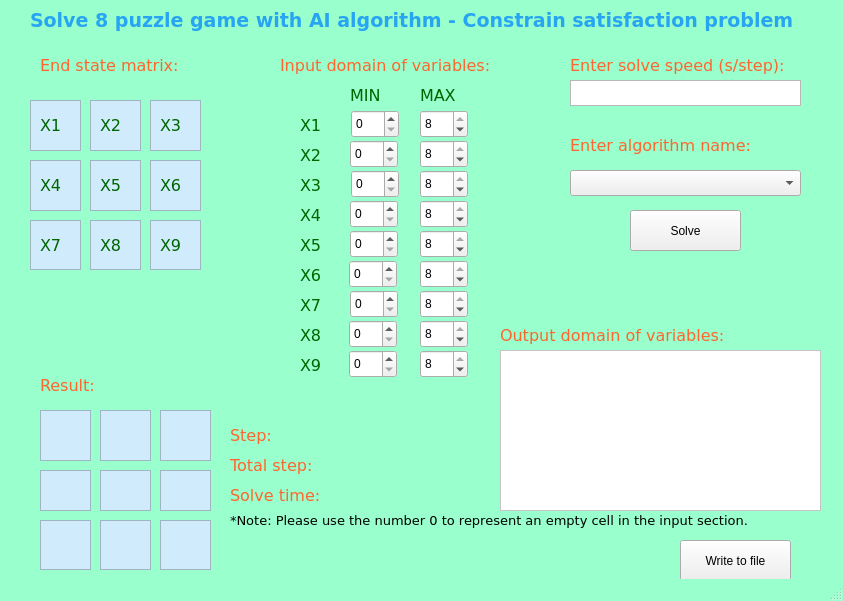
<?xml version="1.0" encoding="UTF-8"?>
<ui version="4.0">
 <class>MainWindow</class>
 <widget class="QMainWindow" name="MainWindow">
  <property name="geometry">
   <rect>
    <x>0</x>
    <y>0</y>
    <width>843</width>
    <height>601</height>
   </rect>
  </property>
  <property name="windowTitle">
   <string>Vo Le Khanh Duy - 23110196</string>
  </property>
  <property name="styleSheet">
   <string notr="true">QMainWindow{
	background-color: #99FFCC;
}</string>
  </property>
  <widget class="QWidget" name="centralwidget">
   <widget class="QLabel" name="lblEndState">
    <property name="geometry">
     <rect>
      <x>40</x>
      <y>50</y>
      <width>161</width>
      <height>31</height>
     </rect>
    </property>
    <property name="font">
     <font>
      <family>Verdana</family>
      <pointsize>12</pointsize>
     </font>
    </property>
    <property name="styleSheet">
     <string notr="true">QLabel{
	color: #FF652F;
}
</string>
    </property>
    <property name="text">
     <string>End state matrix:</string>
    </property>
   </widget>
   <widget class="QLabel" name="lblTitle">
    <property name="geometry">
     <rect>
      <x>30</x>
      <y>10</y>
      <width>791</width>
      <height>21</height>
     </rect>
    </property>
    <property name="font">
     <font>
      <family>Verdana</family>
      <pointsize>14</pointsize>
      <weight>75</weight>
      <bold>true</bold>
     </font>
    </property>
    <property name="styleSheet">
     <string notr="true">QLabel{
	color: #27A4F2;
}</string>
    </property>
    <property name="text">
     <string>Solve 8 puzzle game with AI algorithm - Constrain satisfaction problem</string>
    </property>
   </widget>
   <widget class="QPlainTextEdit" name="cell1">
    <property name="geometry">
     <rect>
      <x>30</x>
      <y>100</y>
      <width>51</width>
      <height>51</height>
     </rect>
    </property>
    <property name="font">
     <font>
      <family>Verdana</family>
      <pointsize>10</pointsize>
     </font>
    </property>
    <property name="styleSheet">
     <string notr="true">QPlainTextEdit{
	background-color: #CFEBFC;
	color: black
}</string>
    </property>
    <property name="readOnly">
     <bool>true</bool>
    </property>
   </widget>
   <widget class="QPlainTextEdit" name="cell2">
    <property name="geometry">
     <rect>
      <x>90</x>
      <y>100</y>
      <width>51</width>
      <height>51</height>
     </rect>
    </property>
    <property name="font">
     <font>
      <family>Verdana</family>
      <pointsize>10</pointsize>
     </font>
    </property>
    <property name="styleSheet">
     <string notr="true">QPlainTextEdit{
	background-color: #CFEBFC;
	color: black
}</string>
    </property>
    <property name="readOnly">
     <bool>true</bool>
    </property>
   </widget>
   <widget class="QPlainTextEdit" name="cell3">
    <property name="geometry">
     <rect>
      <x>150</x>
      <y>100</y>
      <width>51</width>
      <height>51</height>
     </rect>
    </property>
    <property name="font">
     <font>
      <family>Verdana</family>
      <pointsize>10</pointsize>
     </font>
    </property>
    <property name="styleSheet">
     <string notr="true">QPlainTextEdit{
	background-color: #CFEBFC;
	color: black
}</string>
    </property>
    <property name="readOnly">
     <bool>true</bool>
    </property>
   </widget>
   <widget class="QPlainTextEdit" name="cell4">
    <property name="geometry">
     <rect>
      <x>30</x>
      <y>160</y>
      <width>51</width>
      <height>51</height>
     </rect>
    </property>
    <property name="font">
     <font>
      <family>Verdana</family>
      <pointsize>10</pointsize>
     </font>
    </property>
    <property name="styleSheet">
     <string notr="true">QPlainTextEdit{
	background-color: #CFEBFC;
	color: black
}</string>
    </property>
    <property name="readOnly">
     <bool>true</bool>
    </property>
   </widget>
   <widget class="QPlainTextEdit" name="cell5">
    <property name="geometry">
     <rect>
      <x>90</x>
      <y>160</y>
      <width>51</width>
      <height>51</height>
     </rect>
    </property>
    <property name="font">
     <font>
      <family>Verdana</family>
      <pointsize>10</pointsize>
     </font>
    </property>
    <property name="styleSheet">
     <string notr="true">QPlainTextEdit{
	background-color: #CFEBFC;
	color: black
}</string>
    </property>
    <property name="readOnly">
     <bool>true</bool>
    </property>
   </widget>
   <widget class="QPlainTextEdit" name="cell6">
    <property name="geometry">
     <rect>
      <x>150</x>
      <y>160</y>
      <width>51</width>
      <height>51</height>
     </rect>
    </property>
    <property name="font">
     <font>
      <family>Verdana</family>
      <pointsize>10</pointsize>
     </font>
    </property>
    <property name="styleSheet">
     <string notr="true">QPlainTextEdit{
	background-color: #CFEBFC;
	color: black
}</string>
    </property>
    <property name="readOnly">
     <bool>true</bool>
    </property>
   </widget>
   <widget class="QPlainTextEdit" name="cell7">
    <property name="geometry">
     <rect>
      <x>30</x>
      <y>220</y>
      <width>51</width>
      <height>50</height>
     </rect>
    </property>
    <property name="font">
     <font>
      <family>Verdana</family>
      <pointsize>10</pointsize>
     </font>
    </property>
    <property name="styleSheet">
     <string notr="true">QPlainTextEdit{
	background-color: #CFEBFC;
	color: black
}</string>
    </property>
    <property name="readOnly">
     <bool>true</bool>
    </property>
   </widget>
   <widget class="QPlainTextEdit" name="cell8">
    <property name="geometry">
     <rect>
      <x>90</x>
      <y>220</y>
      <width>51</width>
      <height>50</height>
     </rect>
    </property>
    <property name="font">
     <font>
      <family>Verdana</family>
      <pointsize>10</pointsize>
     </font>
    </property>
    <property name="styleSheet">
     <string notr="true">QPlainTextEdit{
	background-color: #CFEBFC;
	color: black
}</string>
    </property>
   </widget>
   <widget class="QPlainTextEdit" name="cell9">
    <property name="geometry">
     <rect>
      <x>150</x>
      <y>220</y>
      <width>51</width>
      <height>50</height>
     </rect>
    </property>
    <property name="font">
     <font>
      <family>Verdana</family>
      <pointsize>10</pointsize>
     </font>
    </property>
    <property name="styleSheet">
     <string notr="true">QPlainTextEdit{
	background-color: #CFEBFC;
	color: black
}</string>
    </property>
    <property name="readOnly">
     <bool>true</bool>
    </property>
   </widget>
   <widget class="QPlainTextEdit" name="cell3_3">
    <property name="geometry">
     <rect>
      <x>160</x>
      <y>410</y>
      <width>51</width>
      <height>51</height>
     </rect>
    </property>
    <property name="font">
     <font>
      <family>Verdana</family>
      <pointsize>10</pointsize>
     </font>
    </property>
    <property name="styleSheet">
     <string notr="true">QPlainTextEdit{
	background-color: #CFEBFC;
	color: black
}</string>
    </property>
    <property name="readOnly">
     <bool>true</bool>
    </property>
   </widget>
   <widget class="QPlainTextEdit" name="cell7_3">
    <property name="geometry">
     <rect>
      <x>40</x>
      <y>520</y>
      <width>51</width>
      <height>50</height>
     </rect>
    </property>
    <property name="font">
     <font>
      <family>Verdana</family>
      <pointsize>10</pointsize>
     </font>
    </property>
    <property name="styleSheet">
     <string notr="true">QPlainTextEdit{
	background-color: #CFEBFC;
	color: black
}</string>
    </property>
    <property name="readOnly">
     <bool>true</bool>
    </property>
   </widget>
   <widget class="QPlainTextEdit" name="cell8_3">
    <property name="geometry">
     <rect>
      <x>100</x>
      <y>520</y>
      <width>51</width>
      <height>50</height>
     </rect>
    </property>
    <property name="font">
     <font>
      <family>Verdana</family>
      <pointsize>10</pointsize>
     </font>
    </property>
    <property name="styleSheet">
     <string notr="true">QPlainTextEdit{
	background-color: #CFEBFC;
	color: black
}</string>
    </property>
    <property name="readOnly">
     <bool>true</bool>
    </property>
   </widget>
   <widget class="QPlainTextEdit" name="cell9_3">
    <property name="geometry">
     <rect>
      <x>160</x>
      <y>520</y>
      <width>51</width>
      <height>50</height>
     </rect>
    </property>
    <property name="font">
     <font>
      <family>Verdana</family>
      <pointsize>10</pointsize>
     </font>
    </property>
    <property name="styleSheet">
     <string notr="true">QPlainTextEdit{
	background-color: #CFEBFC;
	color: black
}</string>
    </property>
    <property name="readOnly">
     <bool>true</bool>
    </property>
   </widget>
   <widget class="QPlainTextEdit" name="cell5_3">
    <property name="geometry">
     <rect>
      <x>100</x>
      <y>470</y>
      <width>51</width>
      <height>41</height>
     </rect>
    </property>
    <property name="font">
     <font>
      <family>Verdana</family>
      <pointsize>10</pointsize>
     </font>
    </property>
    <property name="styleSheet">
     <string notr="true">QPlainTextEdit{
	background-color: #CFEBFC;
	color: black
}</string>
    </property>
    <property name="readOnly">
     <bool>true</bool>
    </property>
   </widget>
   <widget class="QPlainTextEdit" name="cell4_3">
    <property name="geometry">
     <rect>
      <x>40</x>
      <y>470</y>
      <width>51</width>
      <height>41</height>
     </rect>
    </property>
    <property name="font">
     <font>
      <family>Verdana</family>
      <pointsize>10</pointsize>
     </font>
    </property>
    <property name="styleSheet">
     <string notr="true">QPlainTextEdit{
	background-color: #CFEBFC;
	color: black
}</string>
    </property>
    <property name="readOnly">
     <bool>true</bool>
    </property>
   </widget>
   <widget class="QPlainTextEdit" name="cell1_3">
    <property name="geometry">
     <rect>
      <x>40</x>
      <y>410</y>
      <width>51</width>
      <height>51</height>
     </rect>
    </property>
    <property name="font">
     <font>
      <family>Verdana</family>
      <pointsize>10</pointsize>
     </font>
    </property>
    <property name="styleSheet">
     <string notr="true">QPlainTextEdit{
	background-color: #CFEBFC;
	color: black
}</string>
    </property>
    <property name="readOnly">
     <bool>true</bool>
    </property>
   </widget>
   <widget class="QPlainTextEdit" name="cell2_3">
    <property name="geometry">
     <rect>
      <x>100</x>
      <y>410</y>
      <width>51</width>
      <height>51</height>
     </rect>
    </property>
    <property name="font">
     <font>
      <family>Verdana</family>
      <pointsize>10</pointsize>
     </font>
    </property>
    <property name="styleSheet">
     <string notr="true">QPlainTextEdit{
	background-color: #CFEBFC;
	color: black
}</string>
    </property>
    <property name="readOnly">
     <bool>true</bool>
    </property>
   </widget>
   <widget class="QPlainTextEdit" name="cell6_3">
    <property name="geometry">
     <rect>
      <x>160</x>
      <y>470</y>
      <width>51</width>
      <height>41</height>
     </rect>
    </property>
    <property name="font">
     <font>
      <family>Verdana</family>
      <pointsize>10</pointsize>
     </font>
    </property>
    <property name="styleSheet">
     <string notr="true">QPlainTextEdit{
	background-color: #CFEBFC;
	color: black
}</string>
    </property>
    <property name="readOnly">
     <bool>true</bool>
    </property>
   </widget>
   <widget class="QLabel" name="lblResult">
    <property name="geometry">
     <rect>
      <x>40</x>
      <y>370</y>
      <width>161</width>
      <height>31</height>
     </rect>
    </property>
    <property name="font">
     <font>
      <family>Verdana</family>
      <pointsize>12</pointsize>
     </font>
    </property>
    <property name="styleSheet">
     <string notr="true">QLabel{
	color: #FF652F;
}</string>
    </property>
    <property name="text">
     <string>Result:</string>
    </property>
   </widget>
   <widget class="QLabel" name="lblStep">
    <property name="geometry">
     <rect>
      <x>230</x>
      <y>420</y>
      <width>71</width>
      <height>31</height>
     </rect>
    </property>
    <property name="font">
     <font>
      <family>Verdana</family>
      <pointsize>12</pointsize>
     </font>
    </property>
    <property name="styleSheet">
     <string notr="true">QLabel{
	color: #FF652F;
}
</string>
    </property>
    <property name="text">
     <string>Step:</string>
    </property>
   </widget>
   <widget class="QPlainTextEdit" name="txtStep">
    <property name="geometry">
     <rect>
      <x>280</x>
      <y>420</y>
      <width>101</width>
      <height>31</height>
     </rect>
    </property>
    <property name="font">
     <font>
      <family>Verdana</family>
      <pointsize>10</pointsize>
     </font>
    </property>
    <property name="styleSheet">
     <string notr="true">QPlainTextEdit{
	background-color: transparent;
	color: black
}</string>
    </property>
    <property name="frameShape">
     <enum>QFrame::NoFrame</enum>
    </property>
    <property name="textInteractionFlags">
     <set>Qt::NoTextInteraction</set>
    </property>
   </widget>
   <widget class="QLabel" name="lblTotalStep">
    <property name="geometry">
     <rect>
      <x>230</x>
      <y>450</y>
      <width>101</width>
      <height>31</height>
     </rect>
    </property>
    <property name="font">
     <font>
      <family>Verdana</family>
      <pointsize>12</pointsize>
     </font>
    </property>
    <property name="styleSheet">
     <string notr="true">QLabel{
	color: #FF652F;
}</string>
    </property>
    <property name="text">
     <string>Total step:</string>
    </property>
   </widget>
   <widget class="QPlainTextEdit" name="txtTotalStep">
    <property name="geometry">
     <rect>
      <x>330</x>
      <y>450</y>
      <width>101</width>
      <height>31</height>
     </rect>
    </property>
    <property name="font">
     <font>
      <family>Verdana</family>
      <pointsize>10</pointsize>
     </font>
    </property>
    <property name="styleSheet">
     <string notr="true">QPlainTextEdit{
	background-color: transparent;
	color: black
}</string>
    </property>
    <property name="frameShape">
     <enum>QFrame::NoFrame</enum>
    </property>
    <property name="textInteractionFlags">
     <set>Qt::NoTextInteraction</set>
    </property>
   </widget>
   <widget class="QLabel" name="lblSolveTime">
    <property name="geometry">
     <rect>
      <x>230</x>
      <y>480</y>
      <width>101</width>
      <height>31</height>
     </rect>
    </property>
    <property name="font">
     <font>
      <family>Verdana</family>
      <pointsize>12</pointsize>
     </font>
    </property>
    <property name="styleSheet">
     <string notr="true">QLabel{
	color: #FF652F;
}</string>
    </property>
    <property name="text">
     <string>Solve time:</string>
    </property>
   </widget>
   <widget class="QPlainTextEdit" name="txtSolveTime">
    <property name="geometry">
     <rect>
      <x>330</x>
      <y>480</y>
      <width>161</width>
      <height>31</height>
     </rect>
    </property>
    <property name="font">
     <font>
      <family>Verdana</family>
      <pointsize>10</pointsize>
     </font>
    </property>
    <property name="styleSheet">
     <string notr="true">QPlainTextEdit{
	background-color: transparent;
	color: black
}</string>
    </property>
    <property name="frameShape">
     <enum>QFrame::NoFrame</enum>
    </property>
    <property name="textInteractionFlags">
     <set>Qt::NoTextInteraction</set>
    </property>
   </widget>
   <widget class="QPushButton" name="btnWriteToFile">
    <property name="geometry">
     <rect>
      <x>680</x>
      <y>540</y>
      <width>111</width>
      <height>41</height>
     </rect>
    </property>
    <property name="styleSheet">
     <string notr="true">/*QPushButton{
	background-color: #EEE2DC;
	border-radius: 10px;
}*/
QPushButton#writeToFile {
    background-color: #28A745;
}

QPushButton#writeToFile:hover {
    background-color: #218838;
}</string>
    </property>
    <property name="text">
     <string>Write to file</string>
    </property>
   </widget>
   <widget class="QLabel" name="lblNote">
    <property name="geometry">
     <rect>
      <x>230</x>
      <y>510</y>
      <width>551</width>
      <height>21</height>
     </rect>
    </property>
    <property name="font">
     <font>
      <family>Verdana</family>
      <pointsize>10</pointsize>
     </font>
    </property>
    <property name="text">
     <string>*Note: Please use the number 0 to represent an empty cell in the input section.</string>
    </property>
   </widget>
   <widget class="QLabel" name="lblStartState_3">
    <property name="geometry">
     <rect>
      <x>570</x>
      <y>50</y>
      <width>231</width>
      <height>31</height>
     </rect>
    </property>
    <property name="font">
     <font>
      <family>Verdana</family>
      <pointsize>12</pointsize>
     </font>
    </property>
    <property name="styleSheet">
     <string notr="true">QLabel{
	color: #FF652F;
}</string>
    </property>
    <property name="text">
     <string>Enter solve speed (s/step):</string>
    </property>
   </widget>
   <widget class="QPlainTextEdit" name="txtSolveSpeedPerStep">
    <property name="geometry">
     <rect>
      <x>570</x>
      <y>80</y>
      <width>231</width>
      <height>26</height>
     </rect>
    </property>
   </widget>
   <widget class="QPushButton" name="btnSolve">
    <property name="geometry">
     <rect>
      <x>630</x>
      <y>210</y>
      <width>111</width>
      <height>41</height>
     </rect>
    </property>
    <property name="styleSheet">
     <string notr="true">/*QPushButton{
	background-color: #EEE2DC;
	border-radius: 10px;
}*/
QPushButton#writeToFile {
    background-color: #28A745;
}

QPushButton#writeToFile:hover {
    background-color: #218838;
}</string>
    </property>
    <property name="text">
     <string>Solve</string>
    </property>
   </widget>
   <widget class="QComboBox" name="cbbAlgorithm">
    <property name="geometry">
     <rect>
      <x>570</x>
      <y>170</y>
      <width>231</width>
      <height>26</height>
     </rect>
    </property>
   </widget>
   <widget class="QLabel" name="lblStartState_4">
    <property name="geometry">
     <rect>
      <x>570</x>
      <y>130</y>
      <width>191</width>
      <height>31</height>
     </rect>
    </property>
    <property name="font">
     <font>
      <family>Verdana</family>
      <pointsize>12</pointsize>
     </font>
    </property>
    <property name="styleSheet">
     <string notr="true">QLabel{
	color: #FF652F;
}</string>
    </property>
    <property name="text">
     <string>Enter algorithm name:</string>
    </property>
   </widget>
   <widget class="QLabel" name="lblEndState_2">
    <property name="geometry">
     <rect>
      <x>280</x>
      <y>50</y>
      <width>231</width>
      <height>31</height>
     </rect>
    </property>
    <property name="font">
     <font>
      <family>Verdana</family>
      <pointsize>12</pointsize>
     </font>
    </property>
    <property name="styleSheet">
     <string notr="true">QLabel{
	color: #FF652F;
}
</string>
    </property>
    <property name="text">
     <string>Input domain of variables:</string>
    </property>
   </widget>
   <widget class="QLabel" name="lblEndState_3">
    <property name="geometry">
     <rect>
      <x>300</x>
      <y>110</y>
      <width>31</width>
      <height>31</height>
     </rect>
    </property>
    <property name="font">
     <font>
      <family>Verdana</family>
      <pointsize>12</pointsize>
     </font>
    </property>
    <property name="styleSheet">
     <string notr="true">QLabel{
	color: #006400;
}
</string>
    </property>
    <property name="text">
     <string>X1</string>
    </property>
   </widget>
   <widget class="QLabel" name="lblEndState_4">
    <property name="geometry">
     <rect>
      <x>300</x>
      <y>140</y>
      <width>31</width>
      <height>31</height>
     </rect>
    </property>
    <property name="font">
     <font>
      <family>Verdana</family>
      <pointsize>12</pointsize>
     </font>
    </property>
    <property name="styleSheet">
     <string notr="true">QLabel{
	color: #006400;
}
</string>
    </property>
    <property name="text">
     <string>X2</string>
    </property>
   </widget>
   <widget class="QLabel" name="lblEndState_5">
    <property name="geometry">
     <rect>
      <x>300</x>
      <y>170</y>
      <width>31</width>
      <height>31</height>
     </rect>
    </property>
    <property name="font">
     <font>
      <family>Verdana</family>
      <pointsize>12</pointsize>
     </font>
    </property>
    <property name="styleSheet">
     <string notr="true">QLabel{
	color: #006400;
}
</string>
    </property>
    <property name="text">
     <string>X3</string>
    </property>
   </widget>
   <widget class="QLabel" name="lblEndState_6">
    <property name="geometry">
     <rect>
      <x>300</x>
      <y>200</y>
      <width>31</width>
      <height>31</height>
     </rect>
    </property>
    <property name="font">
     <font>
      <family>Verdana</family>
      <pointsize>12</pointsize>
     </font>
    </property>
    <property name="styleSheet">
     <string notr="true">QLabel{
	color: #006400;
}
</string>
    </property>
    <property name="text">
     <string>X4</string>
    </property>
   </widget>
   <widget class="QLabel" name="lblEndState_7">
    <property name="geometry">
     <rect>
      <x>300</x>
      <y>230</y>
      <width>31</width>
      <height>31</height>
     </rect>
    </property>
    <property name="font">
     <font>
      <family>Verdana</family>
      <pointsize>12</pointsize>
     </font>
    </property>
    <property name="styleSheet">
     <string notr="true">QLabel{
	color: #006400;
}
</string>
    </property>
    <property name="text">
     <string>X5</string>
    </property>
   </widget>
   <widget class="QLabel" name="lblEndState_8">
    <property name="geometry">
     <rect>
      <x>300</x>
      <y>260</y>
      <width>31</width>
      <height>31</height>
     </rect>
    </property>
    <property name="font">
     <font>
      <family>Verdana</family>
      <pointsize>12</pointsize>
     </font>
    </property>
    <property name="styleSheet">
     <string notr="true">QLabel{
	color: #006400;
}
</string>
    </property>
    <property name="text">
     <string>X6</string>
    </property>
   </widget>
   <widget class="QLabel" name="lblEndState_9">
    <property name="geometry">
     <rect>
      <x>300</x>
      <y>290</y>
      <width>31</width>
      <height>31</height>
     </rect>
    </property>
    <property name="font">
     <font>
      <family>Verdana</family>
      <pointsize>12</pointsize>
     </font>
    </property>
    <property name="styleSheet">
     <string notr="true">QLabel{
	color: #006400;
}
</string>
    </property>
    <property name="text">
     <string>X7</string>
    </property>
   </widget>
   <widget class="QLabel" name="lblEndState_10">
    <property name="geometry">
     <rect>
      <x>300</x>
      <y>320</y>
      <width>31</width>
      <height>31</height>
     </rect>
    </property>
    <property name="font">
     <font>
      <family>Verdana</family>
      <pointsize>12</pointsize>
     </font>
    </property>
    <property name="styleSheet">
     <string notr="true">QLabel{
	color: #006400;
}
</string>
    </property>
    <property name="text">
     <string>X8</string>
    </property>
   </widget>
   <widget class="QLabel" name="lblEndState_11">
    <property name="geometry">
     <rect>
      <x>350</x>
      <y>80</y>
      <width>31</width>
      <height>31</height>
     </rect>
    </property>
    <property name="font">
     <font>
      <family>Verdana</family>
      <pointsize>12</pointsize>
     </font>
    </property>
    <property name="styleSheet">
     <string notr="true">QLabel{
	color: #006400;
}
</string>
    </property>
    <property name="text">
     <string>MIN</string>
    </property>
   </widget>
   <widget class="QLabel" name="lblEndState_12">
    <property name="geometry">
     <rect>
      <x>420</x>
      <y>80</y>
      <width>61</width>
      <height>31</height>
     </rect>
    </property>
    <property name="font">
     <font>
      <family>Verdana</family>
      <pointsize>12</pointsize>
     </font>
    </property>
    <property name="styleSheet">
     <string notr="true">QLabel{
	color: #006400;
}
</string>
    </property>
    <property name="text">
     <string>MAX</string>
    </property>
   </widget>
   <widget class="QSpinBox" name="spinBox_minX1">
    <property name="geometry">
     <rect>
      <x>351</x>
      <y>110</y>
      <width>48</width>
      <height>28</height>
     </rect>
    </property>
    <property name="minimum">
     <number>0</number>
    </property>
    <property name="maximum">
     <number>8</number>
    </property>
   </widget>
   <widget class="QSpinBox" name="spinBox_minX2">
    <property name="geometry">
     <rect>
      <x>350</x>
      <y>140</y>
      <width>48</width>
      <height>28</height>
     </rect>
    </property>
    <property name="minimum">
     <number>0</number>
    </property>
    <property name="maximum">
     <number>8</number>
    </property>
   </widget>
   <widget class="QSpinBox" name="spinBox_minX3">
    <property name="geometry">
     <rect>
      <x>351</x>
      <y>170</y>
      <width>48</width>
      <height>28</height>
     </rect>
    </property>
    <property name="minimum">
     <number>0</number>
    </property>
    <property name="maximum">
     <number>8</number>
    </property>
   </widget>
   <widget class="QSpinBox" name="spinBox_minX4">
    <property name="geometry">
     <rect>
      <x>350</x>
      <y>200</y>
      <width>48</width>
      <height>28</height>
     </rect>
    </property>
    <property name="minimum">
     <number>0</number>
    </property>
    <property name="maximum">
     <number>8</number>
    </property>
   </widget>
   <widget class="QSpinBox" name="spinBox_minX5">
    <property name="geometry">
     <rect>
      <x>350</x>
      <y>230</y>
      <width>48</width>
      <height>28</height>
     </rect>
    </property>
    <property name="minimum">
     <number>0</number>
    </property>
    <property name="maximum">
     <number>8</number>
    </property>
   </widget>
   <widget class="QSpinBox" name="spinBox_minX6">
    <property name="geometry">
     <rect>
      <x>349</x>
      <y>260</y>
      <width>48</width>
      <height>28</height>
     </rect>
    </property>
    <property name="minimum">
     <number>0</number>
    </property>
    <property name="maximum">
     <number>8</number>
    </property>
   </widget>
   <widget class="QSpinBox" name="spinBox_minX8">
    <property name="geometry">
     <rect>
      <x>349</x>
      <y>320</y>
      <width>48</width>
      <height>28</height>
     </rect>
    </property>
    <property name="minimum">
     <number>0</number>
    </property>
    <property name="maximum">
     <number>8</number>
    </property>
   </widget>
   <widget class="QSpinBox" name="spinBox_minX7">
    <property name="geometry">
     <rect>
      <x>350</x>
      <y>290</y>
      <width>48</width>
      <height>28</height>
     </rect>
    </property>
    <property name="minimum">
     <number>0</number>
    </property>
    <property name="maximum">
     <number>8</number>
    </property>
   </widget>
   <widget class="QSpinBox" name="spinBox_maxX1">
    <property name="geometry">
     <rect>
      <x>420</x>
      <y>110</y>
      <width>48</width>
      <height>28</height>
     </rect>
    </property>
    <property name="maximum">
     <number>8</number>
    </property>
    <property name="value">
     <number>8</number>
    </property>
   </widget>
   <widget class="QSpinBox" name="spinBox_maxX2">
    <property name="geometry">
     <rect>
      <x>420</x>
      <y>140</y>
      <width>48</width>
      <height>28</height>
     </rect>
    </property>
    <property name="maximum">
     <number>8</number>
    </property>
    <property name="value">
     <number>8</number>
    </property>
   </widget>
   <widget class="QSpinBox" name="spinBox_maxX4">
    <property name="geometry">
     <rect>
      <x>420</x>
      <y>200</y>
      <width>48</width>
      <height>28</height>
     </rect>
    </property>
    <property name="maximum">
     <number>8</number>
    </property>
    <property name="value">
     <number>8</number>
    </property>
   </widget>
   <widget class="QSpinBox" name="spinBox_maxX3">
    <property name="geometry">
     <rect>
      <x>420</x>
      <y>170</y>
      <width>48</width>
      <height>28</height>
     </rect>
    </property>
    <property name="maximum">
     <number>8</number>
    </property>
    <property name="value">
     <number>8</number>
    </property>
   </widget>
   <widget class="QSpinBox" name="spinBox_maxX5">
    <property name="geometry">
     <rect>
      <x>420</x>
      <y>230</y>
      <width>48</width>
      <height>28</height>
     </rect>
    </property>
    <property name="maximum">
     <number>8</number>
    </property>
    <property name="value">
     <number>8</number>
    </property>
   </widget>
   <widget class="QSpinBox" name="spinBox_maxX6">
    <property name="geometry">
     <rect>
      <x>420</x>
      <y>260</y>
      <width>48</width>
      <height>28</height>
     </rect>
    </property>
    <property name="maximum">
     <number>8</number>
    </property>
    <property name="value">
     <number>8</number>
    </property>
   </widget>
   <widget class="QSpinBox" name="spinBox_maxX8">
    <property name="geometry">
     <rect>
      <x>420</x>
      <y>320</y>
      <width>48</width>
      <height>28</height>
     </rect>
    </property>
    <property name="maximum">
     <number>8</number>
    </property>
    <property name="value">
     <number>8</number>
    </property>
   </widget>
   <widget class="QSpinBox" name="spinBox_maxX7">
    <property name="geometry">
     <rect>
      <x>420</x>
      <y>290</y>
      <width>48</width>
      <height>28</height>
     </rect>
    </property>
    <property name="maximum">
     <number>8</number>
    </property>
    <property name="value">
     <number>8</number>
    </property>
   </widget>
   <widget class="QLabel" name="lblEndState_13">
    <property name="geometry">
     <rect>
      <x>40</x>
      <y>110</y>
      <width>31</width>
      <height>31</height>
     </rect>
    </property>
    <property name="font">
     <font>
      <family>Verdana</family>
      <pointsize>12</pointsize>
     </font>
    </property>
    <property name="styleSheet">
     <string notr="true">QLabel{
	color: #006400;
}
</string>
    </property>
    <property name="text">
     <string>X1</string>
    </property>
   </widget>
   <widget class="QLabel" name="lblEndState_14">
    <property name="geometry">
     <rect>
      <x>100</x>
      <y>110</y>
      <width>31</width>
      <height>31</height>
     </rect>
    </property>
    <property name="font">
     <font>
      <family>Verdana</family>
      <pointsize>12</pointsize>
     </font>
    </property>
    <property name="styleSheet">
     <string notr="true">QLabel{
	color: #006400;
}
</string>
    </property>
    <property name="text">
     <string>X2</string>
    </property>
   </widget>
   <widget class="QLabel" name="lblEndState_15">
    <property name="geometry">
     <rect>
      <x>160</x>
      <y>110</y>
      <width>31</width>
      <height>31</height>
     </rect>
    </property>
    <property name="font">
     <font>
      <family>Verdana</family>
      <pointsize>12</pointsize>
     </font>
    </property>
    <property name="styleSheet">
     <string notr="true">QLabel{
	color: #006400;
}
</string>
    </property>
    <property name="text">
     <string>X3</string>
    </property>
   </widget>
   <widget class="QLabel" name="lblEndState_16">
    <property name="geometry">
     <rect>
      <x>40</x>
      <y>170</y>
      <width>31</width>
      <height>31</height>
     </rect>
    </property>
    <property name="font">
     <font>
      <family>Verdana</family>
      <pointsize>12</pointsize>
     </font>
    </property>
    <property name="styleSheet">
     <string notr="true">QLabel{
	color: #006400;
}
</string>
    </property>
    <property name="text">
     <string>X4</string>
    </property>
   </widget>
   <widget class="QLabel" name="lblEndState_17">
    <property name="geometry">
     <rect>
      <x>100</x>
      <y>170</y>
      <width>31</width>
      <height>31</height>
     </rect>
    </property>
    <property name="font">
     <font>
      <family>Verdana</family>
      <pointsize>12</pointsize>
     </font>
    </property>
    <property name="styleSheet">
     <string notr="true">QLabel{
	color: #006400;
}
</string>
    </property>
    <property name="text">
     <string>X5</string>
    </property>
   </widget>
   <widget class="QLabel" name="lblEndState_18">
    <property name="geometry">
     <rect>
      <x>160</x>
      <y>170</y>
      <width>31</width>
      <height>31</height>
     </rect>
    </property>
    <property name="font">
     <font>
      <family>Verdana</family>
      <pointsize>12</pointsize>
     </font>
    </property>
    <property name="styleSheet">
     <string notr="true">QLabel{
	color: #006400;
}
</string>
    </property>
    <property name="text">
     <string>X6</string>
    </property>
   </widget>
   <widget class="QLabel" name="lblEndState_19">
    <property name="geometry">
     <rect>
      <x>40</x>
      <y>230</y>
      <width>31</width>
      <height>31</height>
     </rect>
    </property>
    <property name="font">
     <font>
      <family>Verdana</family>
      <pointsize>12</pointsize>
     </font>
    </property>
    <property name="styleSheet">
     <string notr="true">QLabel{
	color: #006400;
}
</string>
    </property>
    <property name="text">
     <string>X7</string>
    </property>
   </widget>
   <widget class="QLabel" name="lblEndState_20">
    <property name="geometry">
     <rect>
      <x>100</x>
      <y>230</y>
      <width>31</width>
      <height>31</height>
     </rect>
    </property>
    <property name="font">
     <font>
      <family>Verdana</family>
      <pointsize>12</pointsize>
     </font>
    </property>
    <property name="styleSheet">
     <string notr="true">QLabel{
	color: #006400;
}
</string>
    </property>
    <property name="text">
     <string>X8</string>
    </property>
   </widget>
   <widget class="QLabel" name="lblEndState_21">
    <property name="geometry">
     <rect>
      <x>300</x>
      <y>350</y>
      <width>31</width>
      <height>31</height>
     </rect>
    </property>
    <property name="font">
     <font>
      <family>Verdana</family>
      <pointsize>12</pointsize>
     </font>
    </property>
    <property name="styleSheet">
     <string notr="true">QLabel{
	color: #006400;
}
</string>
    </property>
    <property name="text">
     <string>X9</string>
    </property>
   </widget>
   <widget class="QSpinBox" name="spinBox_minX9">
    <property name="geometry">
     <rect>
      <x>349</x>
      <y>350</y>
      <width>48</width>
      <height>28</height>
     </rect>
    </property>
    <property name="minimum">
     <number>0</number>
    </property>
    <property name="maximum">
     <number>8</number>
    </property>
   </widget>
   <widget class="QSpinBox" name="spinBox_maxX9">
    <property name="geometry">
     <rect>
      <x>420</x>
      <y>350</y>
      <width>48</width>
      <height>28</height>
     </rect>
    </property>
    <property name="maximum">
     <number>8</number>
    </property>
    <property name="value">
     <number>8</number>
    </property>
   </widget>
   <widget class="QLabel" name="lblEndState_22">
    <property name="geometry">
     <rect>
      <x>160</x>
      <y>230</y>
      <width>31</width>
      <height>31</height>
     </rect>
    </property>
    <property name="font">
     <font>
      <family>Verdana</family>
      <pointsize>12</pointsize>
     </font>
    </property>
    <property name="styleSheet">
     <string notr="true">QLabel{
	color: #006400;
}
</string>
    </property>
    <property name="text">
     <string>X9</string>
    </property>
   </widget>
   <widget class="QPlainTextEdit" name="output_domain">
    <property name="geometry">
     <rect>
      <x>500</x>
      <y>350</y>
      <width>321</width>
      <height>161</height>
     </rect>
    </property>
    <property name="font">
     <font>
      <family>Verdana</family>
      <pointsize>10</pointsize>
     </font>
    </property>
    <property name="styleSheet">
     <string notr="true">QPlainTextEdit{
	background-color: #FFFFFF;
	color: black
}</string>
    </property>
    <property name="readOnly">
     <bool>true</bool>
    </property>
   </widget>
   <widget class="QLabel" name="lblEndState_23">
    <property name="geometry">
     <rect>
      <x>500</x>
      <y>320</y>
      <width>241</width>
      <height>31</height>
     </rect>
    </property>
    <property name="font">
     <font>
      <family>Verdana</family>
      <pointsize>12</pointsize>
     </font>
    </property>
    <property name="styleSheet">
     <string notr="true">QLabel{
	color: #FF652F;
}
</string>
    </property>
    <property name="text">
     <string>Output domain of variables:</string>
    </property>
   </widget>
  </widget>
  <widget class="QMenuBar" name="menubar">
   <property name="geometry">
    <rect>
     <x>0</x>
     <y>0</y>
     <width>843</width>
     <height>21</height>
    </rect>
   </property>
  </widget>
  <widget class="QStatusBar" name="statusbar"/>
 </widget>
 <resources/>
 <connections/>
</ui>
